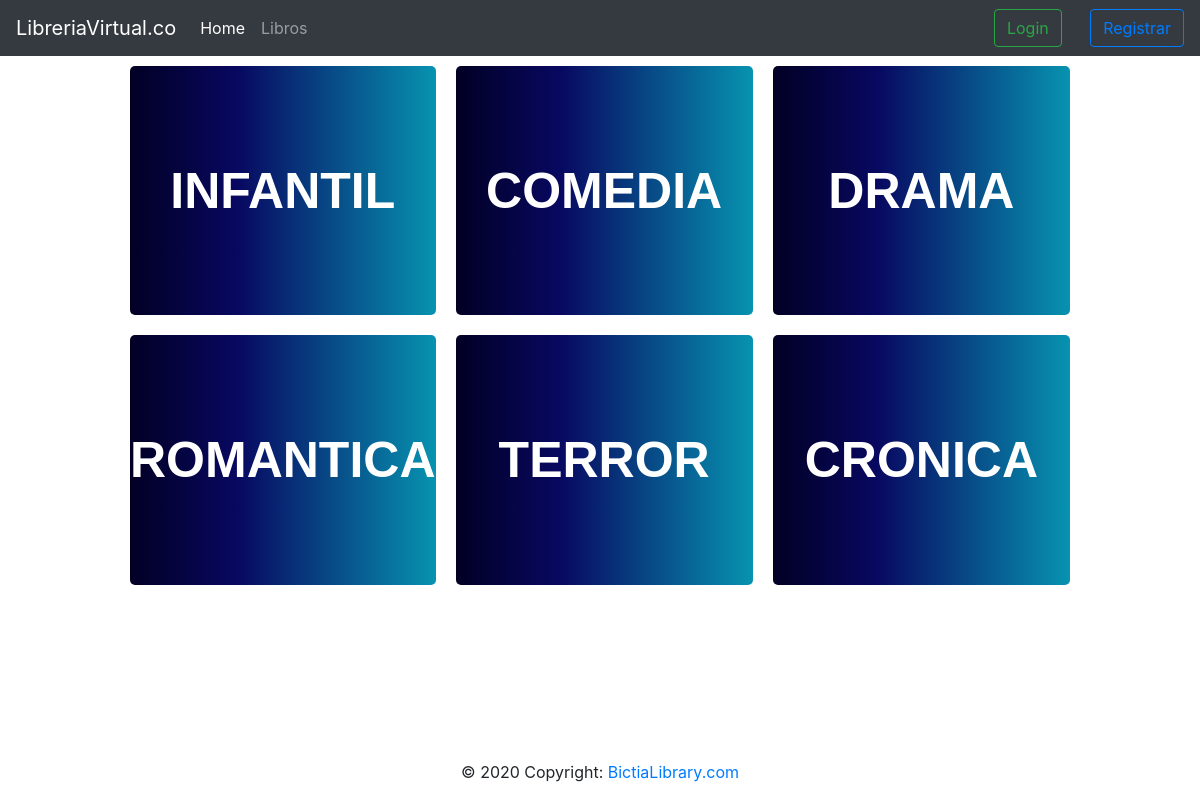
Screenshot of /categorias/categorias.php with the database file from the repository.
### tables this page shows
CREATE TABLE tb_categorias(
	id_categoria INT AUTO_INCREMENT PRIMARY KEY,
    nom_categoria VARCHAR(50),
    fec_cre DATETIME DEFAULT NOW()
);

### includes/class/Libro.php (called while the page is built, shortened)
<?php
include_once('class_bd.php');
class Libro
{
    public $conn;
    function __construct()
    {
        $db = new Database();
        $this->conn = $db->conectar();
    }
    function getCategoria()
    {
        $sql = "SELECT id_categoria,nom_categoria FROM tb_categorias";
        return mysqli_query($this->conn,$sql);
    }
}

### includes/class/class_bd.php (called while the page is built, shortened)
<?php
class Database
{
    private $host;
    private $user;
    private $pass;
    private $db;
    public function __construct() {
        $this->host = 'localhost';
        $this->db = 'Libreria_BIT';
        $this->user = 'root';
    }
    function conectar(){
        $this->conn = mysqli_connect($this->host, $this->user, $this->pass, $this->db);
        return $this->conn;
    }
}

### categorias/categorias.php (the view, shortened to what this page needs)
<?php
include('../includes/class/Libro.php');
$libro = new Libro;
$rom = $libro->getCategoria();
?>
<html lang="en">
<head>
    <link rel="stylesheet" href="../styles/bootstrap/bootstrap.min.css">
    <link rel="stylesheet" href="../styles/categorias/categorias.css">
</head>
<body>
    <nav>
        <?php include('../secciones/navbar.php'); ?>
    </nav>
    <section class="contenedor-principal">
        <div class="contendor-categorias">
            <?php
            while ($value  = mysqli_fetch_object($rom)) {
                echo "<div class='contenedor-una-categoria'>
                        <div class='card'>
                        <a href='orderBy.php?id=$value->id_categoria' class='ancla'><h2>$value->nom_categoria</h2><a>
                        </div>
                    </div>";
            }
            ?>
        </div>
    </section>
    <footer>
        <?php include('../secciones/footer.php'); ?>
    </footer>
</body>
</html>

### styles/categorias/categorias.css (style rules this page uses)
.contenedor-principal { margin-top: 56px; height: calc(100vh - 112px); }
.contendor-categorias { max-width: 80vw; margin: 0 auto; display: grid; grid-template-columns: repeat(3, 1fr); height: inherit; }
.contenedor-una-categoria { padding: 10px; display: flex; justify-content: center; align-content: center; width: 100%; }
.ancla { width: inherit; height: inherit; text-decoration: none; display: flex; justify-content: center; align-items: center; height: 100%; }
.card { min-height: 100px; width: inherit; border-radius: 5px; background: rgb(2,0,36); background: linear-gradient(90deg, rgba(2,0,36,1) 0%, rgba(8,8,97,1) 35%, rgba(7,147,176,1) 100%); border: none; }
h2 { margin: 0; font-family: Arial, Helvetica, sans-serif; color: white; font-weight: 600; font-size: 50px; text-transform: uppercase; }

### rows the page displays
tb_categorias: nom_categoria "INFANTIL"
tb_categorias: nom_categoria "COMEDIA"
tb_categorias: nom_categoria "DRAMA"
tb_categorias: nom_categoria "ROMANTICA"
tb_categorias: nom_categoria "TERROR"
tb_categorias: nom_categoria "CRONICA"
